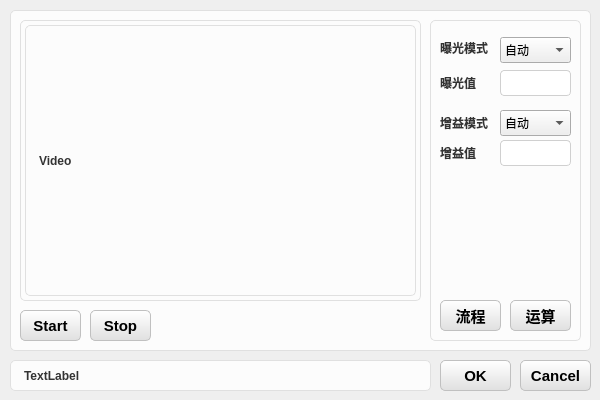
<?xml version="1.0" encoding="UTF-8"?>
<ui version="4.0">
 <class>VisionDialog</class>
 <widget class="QDialog" name="VisionDialog">
  <property name="geometry">
   <rect>
    <x>0</x>
    <y>0</y>
    <width>600</width>
    <height>400</height>
   </rect>
  </property>
  <property name="windowTitle">
   <string>Dialog</string>
  </property>
  <property name="styleSheet">
   <string notr="true">/* ================== QPushButton &amp; QToolButton 开始 ================== */

/* 按钮默认状态 */
QPushButton, QToolButton {
    border: 1px solid #c0c0c0;      
    background: qlineargradient(x1:0, y1:0, x2:0, y2:1, stop:0 #ffffff, stop:1 #e0e0e0);
    border-radius: 5px; 
    outline: none;                  
    padding: 0px;                   
}

/* 按钮鼠标悬停时 */
QPushButton:hover, QToolButton:hover {
    border: 1px solid #a0a0a0;      
    background: qlineargradient(x1:0, y1:0, x2:0, y2:1, stop:0 #ffffff, stop:1 #d0d0d0);
}

/* 按钮鼠标按下时 */
QPushButton:pressed, QToolButton:pressed {
    border: 1px solid #808080;      
    background: qlineargradient(x1:0, y1:0, x2:0, y2:1, stop:0 #d0d0d0, stop:1 #e0e0e0);
}

/* ================== QLineEdit 开始 ================== */

/* 默认状态 */
QLineEdit {
    background-color: #ffffff;
    border: 1px solid #D0D0D0;     
    border-radius: 4px;            
    padding: 2px 2px;              
    color: #222222;                
    min-height: 20px;              
}

/* 获得焦点时 */
QLineEdit:focus {
    border: 1px solid #007AFF;     
    background-color: #E8F4FF;     
}

/* 禁用状态 */
QLineEdit:disabled {
    background-color: #eef1f5;     
    color: #9aa0a6;                
    border: 1px solid #d3d8e0;     
}

/* ================== QTableWidget 开始 ================== */

QTableWidget {
    background-color: #ffffff;
    border: 1px solid #c8cdd6;
    border-radius: 5px;
    gridline-color: #eef1f5;
    selection-background-color: #eef1f5;
    color: #222222;
}

QTableWidget::item {
    padding: 2px 2px;
}

/* 表头样式（补充了右侧分割线） */
QHeaderView::section {
    background-color: #ffffff;
    border: none;
    border-bottom: 1px solid #c8cdd6;
    border-right: 1px solid #eef1f5; /* ⚠️ 新增：给表头加上右侧分割线，区分不同列 */
    padding: 2px 2px;
    color: #222222;
}

/* ================== QGroupBox 开始 ================== */

QGroupBox {
    border: 1px solid #E0E0E0; 
    border-radius: 5px; 
    background-color: #FCFCFC; 
    margin-top: 10px; /* ⚠️ 新增：给标题留出一点顶部空间 */
}

/* 分组框标题（补充了左右内边距） */
QGroupBox::title {
    subcontrol-origin: margin;
    subcontrol-position: top left;
    color: #333333;
    font-weight: bold;
    background-color: #FCFCFC; 
    padding: 0 5px; /* ⚠️ 新增：左右留出 5px 空间，让遮盖边框的效果更自然，文字不贴边 */
}

/* ================== QLabel 开始 ================== */

QLabel {
    color: #333333;           /* 与 QGroupBox::title 保持一致的深灰色 */
    font-weight: bold;        /* 保持相同的加粗效果（如果是普通文本可去掉这行） */
    background-color: #FCFCFC; /* 与分组框背景色一致 */
    border: 1px solid #E0E0E0; /* 相同的边框颜色和粗细 */
    border-radius: 5px;       /* 相同的圆角 */
    padding: 6px 10px;        /* 适当的内边距，让文字不贴边，视觉上更舒适 */
}</string>
  </property>
  <widget class="QPushButton" name="pushButton_Cancel">
   <property name="geometry">
    <rect>
     <x>520</x>
     <y>360</y>
     <width>71</width>
     <height>31</height>
    </rect>
   </property>
   <property name="font">
    <font>
     <pointsize>11</pointsize>
     <weight>75</weight>
     <bold>true</bold>
    </font>
   </property>
   <property name="text">
    <string>Cancel</string>
   </property>
  </widget>
  <widget class="QPushButton" name="pushButton_OK">
   <property name="geometry">
    <rect>
     <x>440</x>
     <y>360</y>
     <width>71</width>
     <height>31</height>
    </rect>
   </property>
   <property name="font">
    <font>
     <pointsize>11</pointsize>
     <weight>75</weight>
     <bold>true</bold>
    </font>
   </property>
   <property name="text">
    <string>OK</string>
   </property>
  </widget>
  <widget class="QGroupBox" name="groupBox">
   <property name="geometry">
    <rect>
     <x>10</x>
     <y>0</y>
     <width>581</width>
     <height>351</height>
    </rect>
   </property>
   <property name="title">
    <string/>
   </property>
   <widget class="QGroupBox" name="groupBox_2">
    <property name="geometry">
     <rect>
      <x>420</x>
      <y>10</y>
      <width>151</width>
      <height>331</height>
     </rect>
    </property>
    <property name="title">
     <string/>
    </property>
    <widget class="QComboBox" name="comboBox_Exposuremode">
     <property name="geometry">
      <rect>
       <x>70</x>
       <y>27</y>
       <width>71</width>
       <height>26</height>
      </rect>
     </property>
     <item>
      <property name="text">
       <string>自动</string>
      </property>
     </item>
     <item>
      <property name="text">
       <string>手动</string>
      </property>
     </item>
    </widget>
    <widget class="QLabel" name="label_ExposureMode">
     <property name="geometry">
      <rect>
       <x>10</x>
       <y>25</y>
       <width>55</width>
       <height>26</height>
      </rect>
     </property>
     <property name="styleSheet">
      <string notr="true">QLabel {
    color: #333333;           /* 与 QGroupBox::title 保持一致的深灰色 */
    font-weight: bold;        /* 保持相同的加粗效果（如果是普通文本可去掉这行） */
    background-color: #FCFCFC; /* 与分组框背景色一致 */
    border: 0px solid #E0E0E0; /* 相同的边框颜色和粗细 */
    border-radius: 5px;       /* 相同的圆角 */
    padding: 0px 0px;        /* 适当的内边距，让文字不贴边，视觉上更舒适 */
}</string>
     </property>
     <property name="text">
      <string>曝光模式</string>
     </property>
    </widget>
    <widget class="QLabel" name="label_Exposure">
     <property name="geometry">
      <rect>
       <x>10</x>
       <y>60</y>
       <width>55</width>
       <height>26</height>
      </rect>
     </property>
     <property name="styleSheet">
      <string notr="true">QLabel {
    color: #333333;           /* 与 QGroupBox::title 保持一致的深灰色 */
    font-weight: bold;        /* 保持相同的加粗效果（如果是普通文本可去掉这行） */
    background-color: #FCFCFC; /* 与分组框背景色一致 */
    border: 0px solid #E0E0E0; /* 相同的边框颜色和粗细 */
    border-radius: 5px;       /* 相同的圆角 */
    padding: 0px 0px;        /* 适当的内边距，让文字不贴边，视觉上更舒适 */
}</string>
     </property>
     <property name="text">
      <string>曝光值</string>
     </property>
    </widget>
    <widget class="QLabel" name="label_GainMode">
     <property name="geometry">
      <rect>
       <x>10</x>
       <y>100</y>
       <width>55</width>
       <height>26</height>
      </rect>
     </property>
     <property name="styleSheet">
      <string notr="true">QLabel {
    color: #333333;           /* 与 QGroupBox::title 保持一致的深灰色 */
    font-weight: bold;        /* 保持相同的加粗效果（如果是普通文本可去掉这行） */
    background-color: #FCFCFC; /* 与分组框背景色一致 */
    border: 0px solid #E0E0E0; /* 相同的边框颜色和粗细 */
    border-radius: 5px;       /* 相同的圆角 */
    padding: 0px 0px;        /* 适当的内边距，让文字不贴边，视觉上更舒适 */
}</string>
     </property>
     <property name="text">
      <string>增益模式</string>
     </property>
    </widget>
    <widget class="QComboBox" name="comboBox_GainMode">
     <property name="geometry">
      <rect>
       <x>70</x>
       <y>100</y>
       <width>71</width>
       <height>26</height>
      </rect>
     </property>
     <item>
      <property name="text">
       <string>自动</string>
      </property>
     </item>
     <item>
      <property name="text">
       <string>手动</string>
      </property>
     </item>
    </widget>
    <widget class="QLabel" name="label_Gain">
     <property name="geometry">
      <rect>
       <x>10</x>
       <y>130</y>
       <width>55</width>
       <height>26</height>
      </rect>
     </property>
     <property name="styleSheet">
      <string notr="true">QLabel {
    color: #333333;           /* 与 QGroupBox::title 保持一致的深灰色 */
    font-weight: bold;        /* 保持相同的加粗效果（如果是普通文本可去掉这行） */
    background-color: #FCFCFC; /* 与分组框背景色一致 */
    border: 0px solid #E0E0E0; /* 相同的边框颜色和粗细 */
    border-radius: 5px;       /* 相同的圆角 */
    padding: 0px 0px;        /* 适当的内边距，让文字不贴边，视觉上更舒适 */
}</string>
     </property>
     <property name="text">
      <string>增益值</string>
     </property>
    </widget>
    <widget class="QLineEdit" name="lineEdit_ExposureValue">
     <property name="geometry">
      <rect>
       <x>70</x>
       <y>60</y>
       <width>71</width>
       <height>26</height>
      </rect>
     </property>
    </widget>
    <widget class="QLineEdit" name="lineEdit_GainValue">
     <property name="geometry">
      <rect>
       <x>70</x>
       <y>130</y>
       <width>71</width>
       <height>26</height>
      </rect>
     </property>
    </widget>
    <widget class="QPushButton" name="pushButton_Computation">
     <property name="geometry">
      <rect>
       <x>80</x>
       <y>290</y>
       <width>61</width>
       <height>31</height>
      </rect>
     </property>
     <property name="font">
      <font>
       <pointsize>11</pointsize>
       <weight>75</weight>
       <bold>true</bold>
      </font>
     </property>
     <property name="text">
      <string>运算</string>
     </property>
    </widget>
    <widget class="QPushButton" name="pushButton_WorkFlow">
     <property name="geometry">
      <rect>
       <x>10</x>
       <y>290</y>
       <width>61</width>
       <height>31</height>
      </rect>
     </property>
     <property name="font">
      <font>
       <pointsize>11</pointsize>
       <weight>75</weight>
       <bold>true</bold>
      </font>
     </property>
     <property name="text">
      <string>流程</string>
     </property>
    </widget>
   </widget>
   <widget class="QGroupBox" name="groupBox_3">
    <property name="geometry">
     <rect>
      <x>10</x>
      <y>10</y>
      <width>401</width>
      <height>291</height>
     </rect>
    </property>
    <property name="title">
     <string/>
    </property>
    <widget class="QLabel" name="label_Video">
     <property name="geometry">
      <rect>
       <x>5</x>
       <y>15</y>
       <width>391</width>
       <height>271</height>
      </rect>
     </property>
     <property name="text">
      <string>Video</string>
     </property>
    </widget>
   </widget>
   <widget class="QPushButton" name="pushButton_Start">
    <property name="geometry">
     <rect>
      <x>10</x>
      <y>310</y>
      <width>61</width>
      <height>31</height>
     </rect>
    </property>
    <property name="font">
     <font>
      <pointsize>11</pointsize>
      <weight>75</weight>
      <bold>true</bold>
     </font>
    </property>
    <property name="text">
     <string>Start</string>
    </property>
   </widget>
   <widget class="QPushButton" name="pushButton_Stop">
    <property name="geometry">
     <rect>
      <x>80</x>
      <y>310</y>
      <width>61</width>
      <height>31</height>
     </rect>
    </property>
    <property name="font">
     <font>
      <pointsize>11</pointsize>
      <weight>75</weight>
      <bold>true</bold>
     </font>
    </property>
    <property name="text">
     <string>Stop</string>
    </property>
   </widget>
  </widget>
  <widget class="QLabel" name="label">
   <property name="geometry">
    <rect>
     <x>10</x>
     <y>360</y>
     <width>421</width>
     <height>31</height>
    </rect>
   </property>
   <property name="text">
    <string>TextLabel</string>
   </property>
  </widget>
 </widget>
 <resources/>
 <connections/>
</ui>
